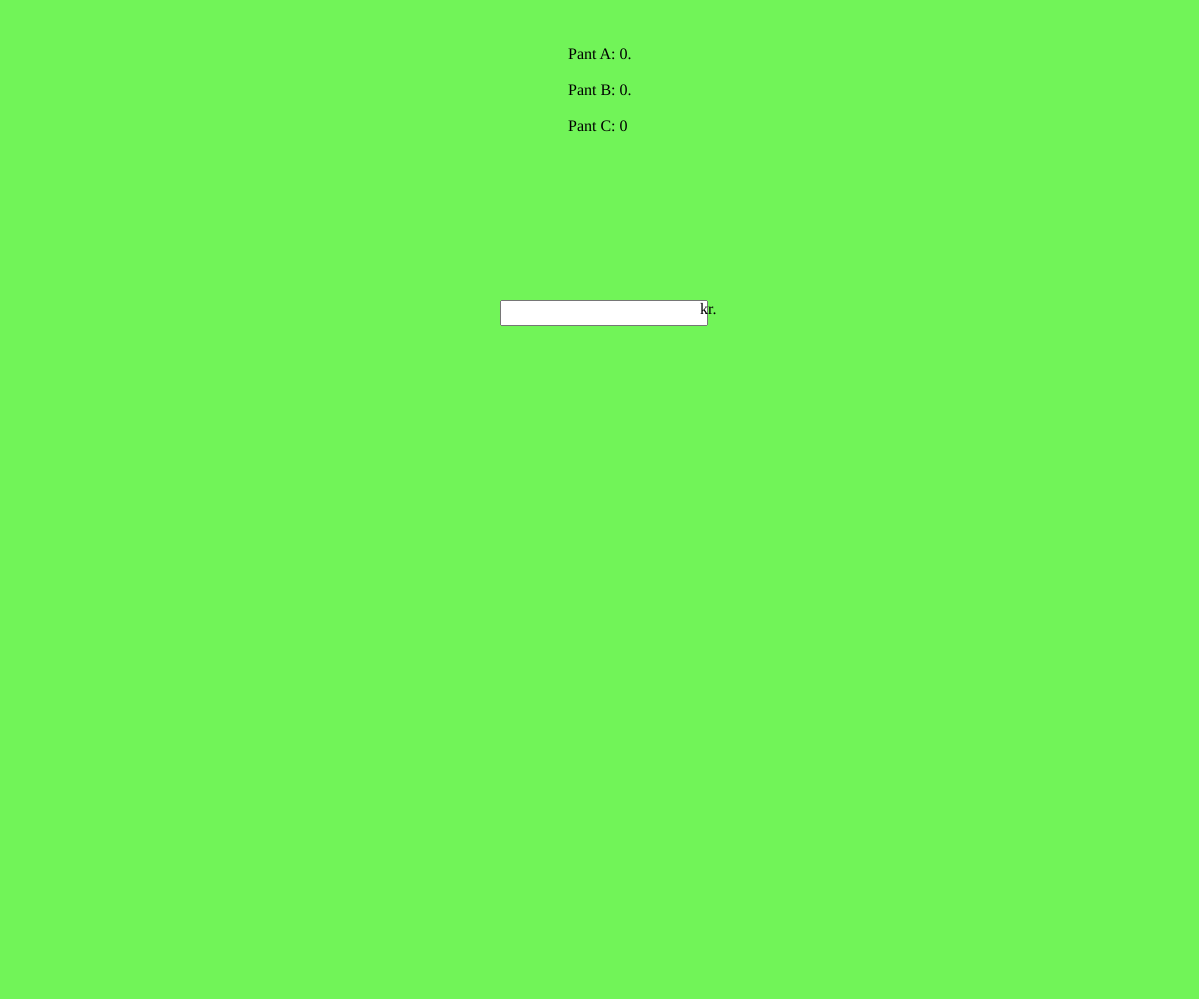
Frame 1 (no input)
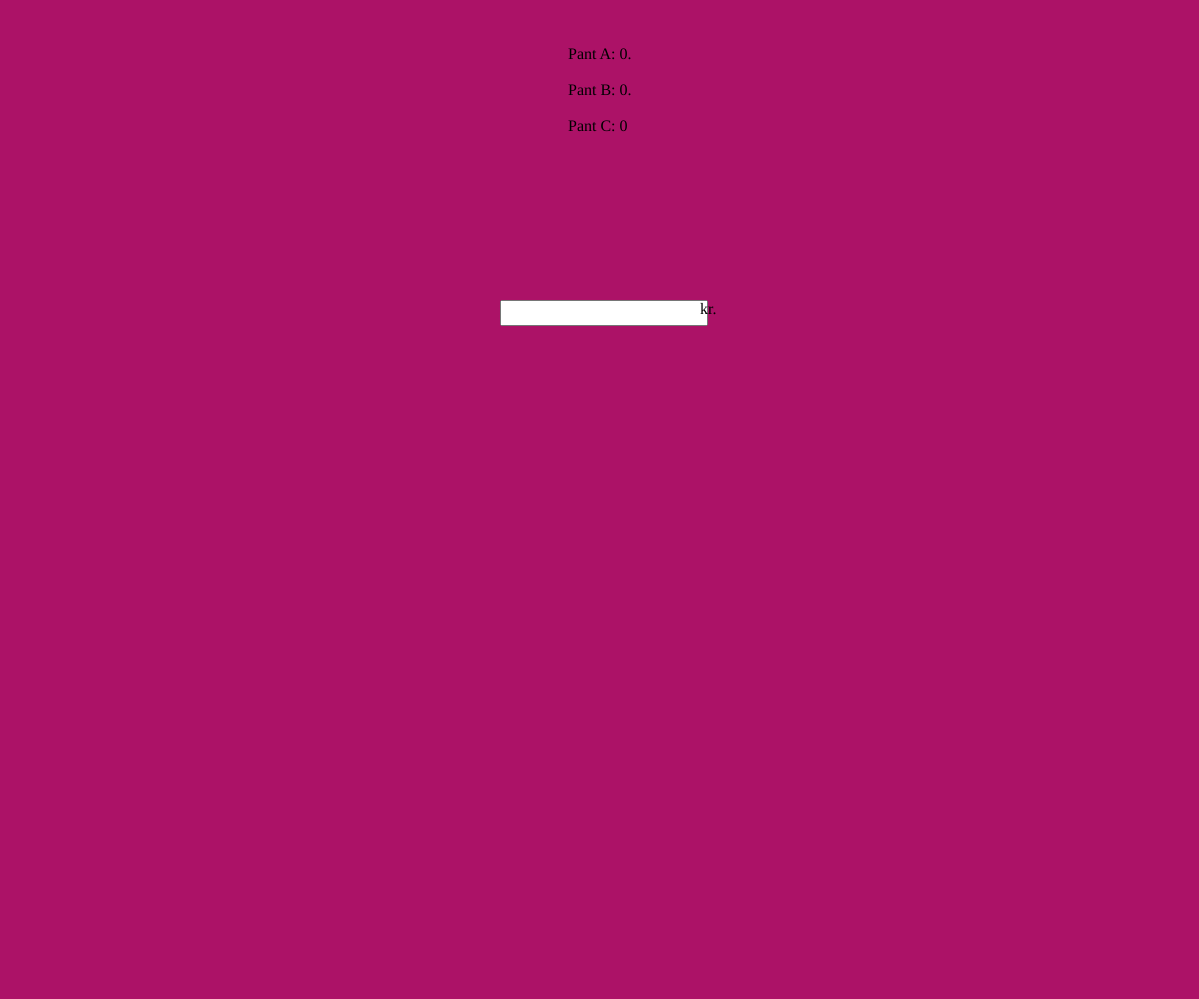
Frame 60 (no input)
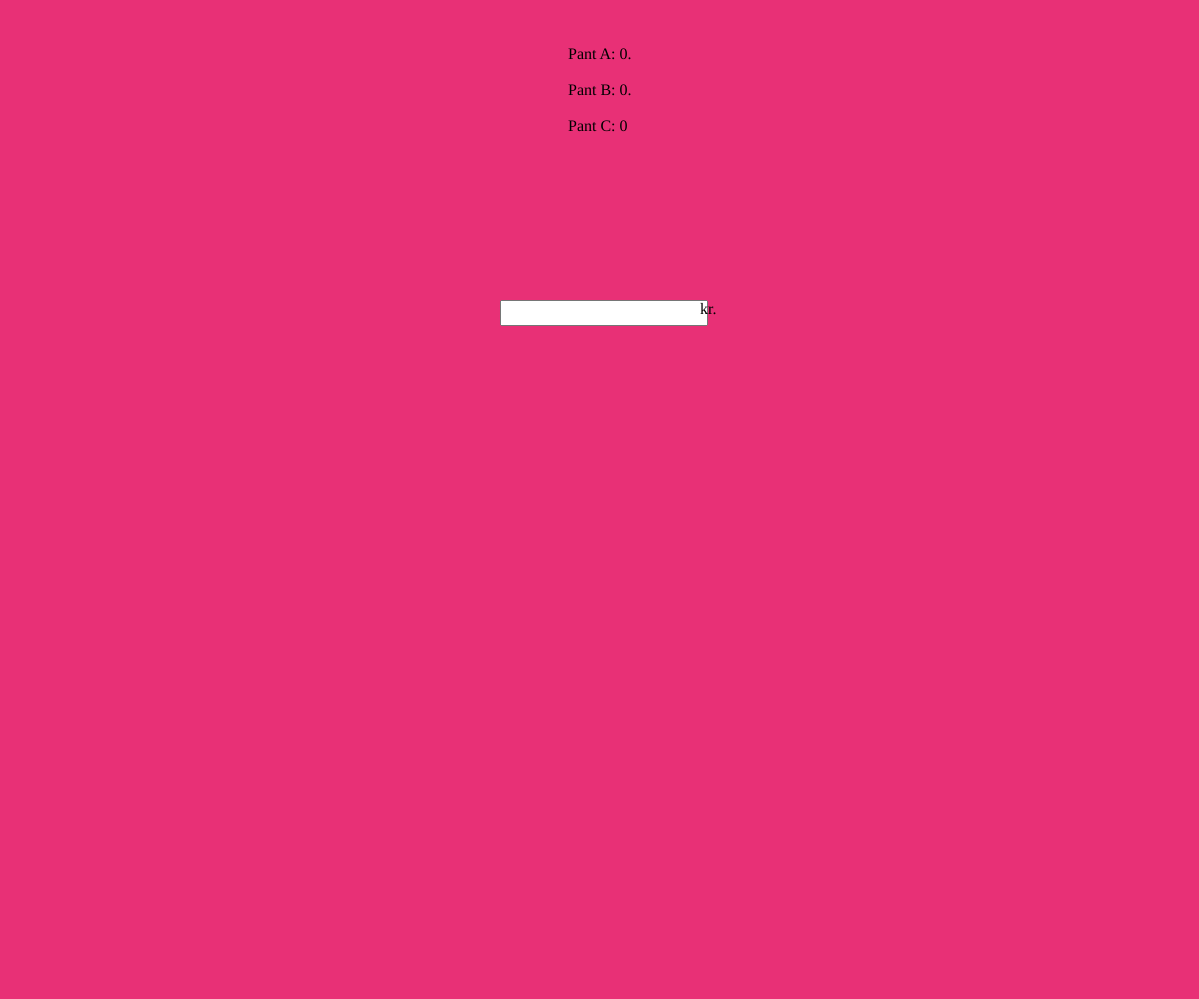
Frame 120 (the mouse pressed at the canvas centre since frame 60)

The p5.js sketch that drew these frames (run headless with seeded random() and noise() and a simulated clock; from frame 60 on, the mouse is pressed at the canvas centre):

// p5.js sketch
// ── sketch.js
let color1 = 113;
let color2 = 244;
let color3 = 88;
let div;
let div2;
//let input;
let butn;

function setup() 
{
	createCanvas(windowWidth, windowHeight).position(-1,-1);
	input = createInput('');
	input.position(width * 0.5 - 100, height * 0.3);
	input.size(200,20).input(regn);
	div = createDiv('kr.');
	div.position(width * 0.5 + 100, height * 0.3);
	div2 = createDiv('');
	//butn = createButton('Udregn!').position(width * 0.5 - 40, height * 0.4).size(80,25);
	//butn.mousePressed(regn);
	regn();
	console.log(windowHeight);
	console.log(windowWidth);
}

function regn()
{
	div2.elt.innerHTML = 'Pant A: ' + String(ceil(Number(input.value()))) + '.<br><br>Pant B: '+ String(ceil(Number(input.value()) / 2)) + '.<br><br>Pant C: ' + String(ceil(Number(input.value()) / 3));
	div2.center();
}

function RAINBOW()
{
	color1++;
	color2+=0.5;
	color3+=0.25;
	if (color1 > 255)
	{
		color1 = 0;
	}
	if (color2 > 255)
	{
		color2 = 0;
	}
	if (color3 > 255)
	{
		color3 = 0;
	}
}

function draw()
{
	background(color1,color2,color3);
	RAINBOW();
}

function windowResized()
{
	resizeCanvas(windowWidth, windowHeight);
	input.position(width * 0.5 - 100, height * 0.3);
	div.position(width * 0.5 + 100, height * 0.3);
	butn.position(width * 0.5 - 40, height * 0.4);
	regn()
}
